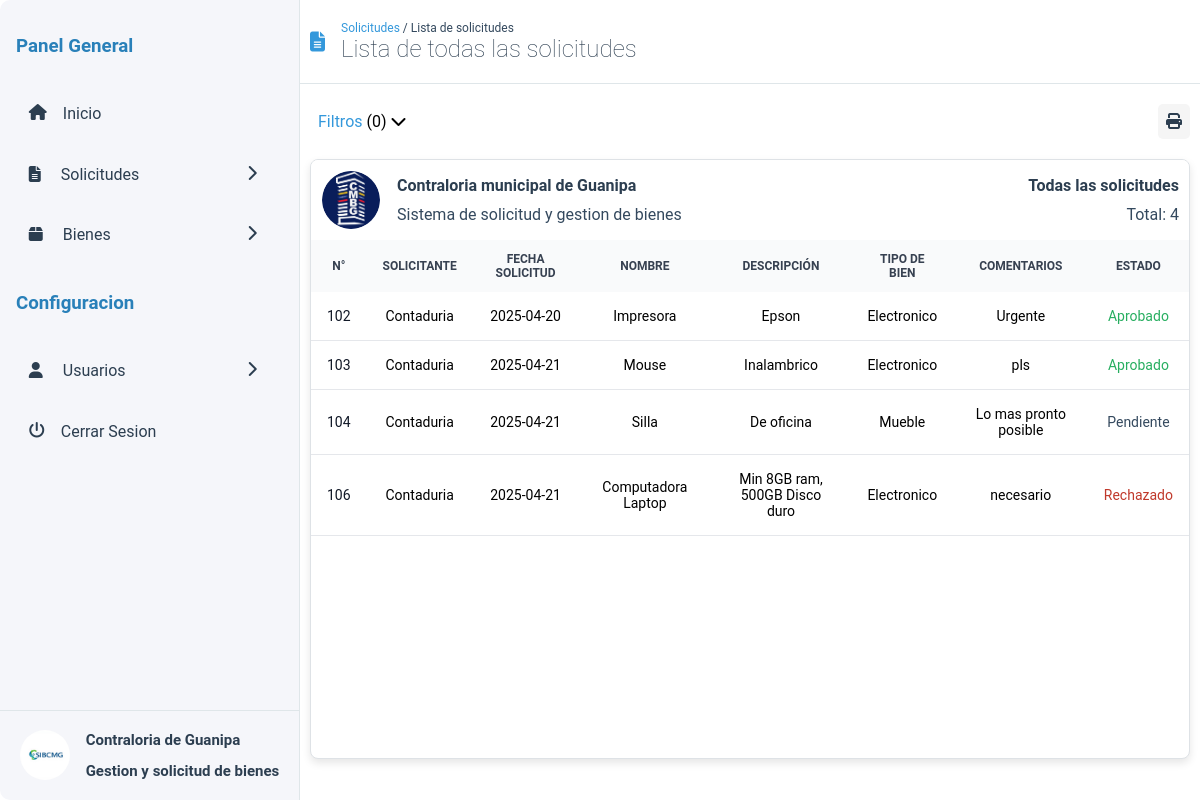
The page /lista-solicitudes.php (signed in) on the database its author committed.
### tables this page shows
CREATE TABLE `solicitudes` (
  `n_solicitud` int(11) NOT NULL,
  `bien` varchar(100) NOT NULL,
  `descripcion` varchar(100) NOT NULL,
  `comentario` varchar(100) NOT NULL,
  `comentario_admin` varchar(100) NOT NULL,
  `tipo_bien` varchar(100) NOT NULL,
  `fecha_solicitud` date NOT NULL DEFAULT current_timestamp(),
  `id_usuario` int(11) NOT NULL,
  `aprobado` int(3) NOT NULL
);

CREATE TABLE `usuario` (
  `n_dependencia` int(11) NOT NULL,
  `nombre_dependencia` varchar(100) NOT NULL,
  `contrasena` varchar(100) NOT NULL,
  `username` varchar(100) NOT NULL,
  `nombre` varchar(100) NOT NULL,
  `apellido` varchar(100) NOT NULL,
  `correo` varchar(100) NOT NULL,
  `cedula` int(11) NOT NULL,
  `admin` tinyint(1) NOT NULL
);

### src/lista-solicitudes.php (the view, shortened to what this page needs)
<!DOCTYPE html>
<html lang="en">
<head>
  <link rel="stylesheet" href="css/lista-bienes.css">
  <link href="assets/fontawesome-free-6.7.2-web/css/all.css" rel="stylesheet" />
</head>
<body>
  <div class="container">
    <?php include 'assets/include/menu.php'?>
    <header class="main__header">
      <i class="fas fa-file-alt"></i>
        <div class="main__header-title">
          <span class="main__header-currentDir"><a href="#menu-request" class="main__header-currentDir--pre">Solicitudes</a> / Lista de solicitudes</span>
          <h2>Lista de todas las solicitudes</h2>
        </div>
    </header>
    <main class="main">
      <?php include 'assets/include/filters.php'; ?>
        <section class="myEstates">
        <div class="myEstates__header">
            <div class="myEstates__header-title">
              <img src="assets/logo-contraloria.jpg" class="myEstates__header-logo" alt="">
              <div class="myEstates__header-data">
                <b>Contraloria municipal de Guanipa</b>
                <span>Sistema de solicitud y gestion de bienes</span>
              </div>
            </div>
            <div class="myEstates__header-info">
              <h4>Todas las solicitudes</h4>
              <span class="myEstates__header-total">Total: <?php
              $query = $conn->query("SELECT COUNT(*) as total FROM solicitudes");
              $row = $query->fetch(PDO::FETCH_ASSOC);
              echo $row['total'];
              ?></span>
            </div>
          </div>
          <table id="goodsTable">
            <thead>
              <tr>
                <th scope="col">N°</th>
                <th scope="col">Solicitante</th>
                <th scope="col">Fecha Solicitud</th>
                <th scope="col">Nombre</th>
                <th scope="col">Descripción</th>
                <th scope="col">Tipo de Bien</th>
                <th scope="col">Comentarios</th>
                <th scope="col">Estado</th>
              </tr>
            </thead>
            <tbody>
              <?php
              foreach ($conn->query('SELECT * from solicitudes INNER JOIN usuario ON solicitudes.id_usuario = usuario.n_dependencia ORDER BY fecha_solicitud') as $row):
              ?>
              <tr class="table-dates estate__item">
                <td scope="row" class="estates-id">
                  <?php echo htmlspecialchars($row['n_solicitud']); ?>
                </td>
                <td>
                  <?php echo htmlspecialchars($row['nombre_dependencia']); ?>
                </td>
                <td class="estates-request">
                  <?php echo htmlspecialchars($row['fecha_solicitud']); ?>
                </td>
                <td class="estates-name">
                  <?php echo htmlspecialchars($row['bien']); ?>
                </td>
                <td class="estates-description">
                  <?php echo htmlspecialchars($row['descripcion']); ?>
                </td>
                <td class="estates-type">
                  <?php echo htmlspecialchars($row['tipo_bien']); ?>
                </td>
                <td>
                  <?php echo htmlspecialchars($row['comentario']); ?>
                </td>
                <td><?php
                  if ($row["aprobado"] == 1) {
                    echo '<span style="color:#27ae60;">Aprobado</span>';
                  } elseif ($row["aprobado"] == 0) {
                    echo '<a href="solicitudes-pendientes.php#menu-request" title="Gestionar solicitudes pendientes" style="color:#34495e;">Pendiente</a">';
                  } else {
                    echo '<a href="solicitudes-rechazadas.php#menu-request" title="Motivo de rechazo: '.$row['comentario_admin'].'" style="color:#c0392b; text-wrap: nowrap;">Rechazado</a>';
                  }
                 ?></td>
              </tr>
              <?php
              endforeach;?>
            </tbody>
          </table>
        </section>
      </main>
  </div>
</body>
</html>

### src/assets/include/menu.php (shortened to what this page needs)
<?php
function isActive($page) {
    return basename($_SERVER['PHP_SELF']) == $page ? 'menu__item--this' : '';
}
?>
<aside class="menu">
    <nav class="menu__nav">
        <h3>Panel General</h3>
        <a href="./index.php" class="menu__item <?php echo isActive('index.php');?>">
            <i class="fas fa-home"></i>
            <span>Inicio</span>
        </a>
            <div id="menu-request" class="menu__item menu__item--selectable">
                <div>
                    <i class="fas fa-file-alt"></i>
                    <span>Solicitudes</span>
                </div>
                <i class="fa-solid fa-chevron-right menu__item-iconDeploy"></i>
            </div>
            <div class="menu__item menu__item--selectable" id="menu-estate">
                <div>
                    <i class="fas fa-box"></i>
                    <span>Bienes</span>
                </div>
                <i class="fa-solid fa-chevron-right menu__item-iconDeploy"></i>
            </div>
        <h3>Configuracion</h3>
            <div id="menu-user" class="menu__item menu__item--selectable">
                <div>
                    <i class="fas fa-user"></i>
                    <span>Usuarios</span>
                </div>
                <i class="fa-solid fa-chevron-right menu__item-iconDeploy"></i>
                </div>
        <a href="logout.php" class="menu__item">
            <i class="fa-solid fa-power-off"></i>
            <span>Cerrar Sesion</span>
        </a>
    </nav>
    <div class="menu__footer">
        <img src="assets/logo-sistema.jpg" alt="Logo Del sistema" class="menu__logo">
        <div class="menu__footer--title">
            <h1>Contraloria de Guanipa</h1>
            <h2>Gestion y solicitud de bienes</h2>
        </div>
    </div>
</aside>

### src/assets/include/filters.php (shortened to what this page needs)
<link rel="stylesheet" href="css/filter.css">
<div class="filters">
  <div class="filter-print">
    <div class="filter__menu-button" id="filter-menu-button">
      <span class="filters--text">Filtros</span>
      <span id="numFilters">(0)</span>
      <i class="fa-solid fa-chevron-down"></i>
    </div>
    <span class="print__button" onclick="window.print()"><i class="fa-solid fa-print"></i></span>
  </div>
</div>

### src/css/lista-bienes.css (style rules this page uses)
:root { --primary-color: #2d3436; --secondary-color: #b2bec3; --tertiary-color: #F9F7F7; --menu-color: #f5f6fa; --menu-color-secondary: #2d3436; }
* { box-sizing: border-box; text-decoration: none; }
body { margin: 0; padding: 0; display: flex; justify-content: center; background: white; align-items: center; height: 100vh; font-family: 'Roboto', sans-serif; font-size: 16px; }
.container { width: 100%; height: 100vh; background-color: white; display: grid; grid-template-areas: "menu header" "menu main" ; grid-template-columns: 300px 1fr; }
.menu__item { text-decoration: none; color: var(--menu-color-secondary); display: flex; cursor: pointer; display: flex; padding: .8em; justify-content: left; width: 90%; border-radius: 10px; user-select: none; }
.main { grid-area: main; margin: 0 10px; }
.main__header { display: flex; align-items: center; gap: 1em; border-bottom: #dfe6e9 1px solid; grid-area: header; padding: 0 10px; }
.main__header-title { display: flex; flex-direction: column; }
.main__header-currentDir { font-size: 12px; color: #34495e; }
.main__header-currentDir--pre { color: #3498db; cursor: pointer; user-select: none; }
.main__header i { color: #3498db; font-size: 20px; border: 1px solid ccc; }
.main__header h2 { color: #2c3e50; font-weight: lighter; padding: 0; margin: 0; }
.myEstates { height: 600px; border-radius: 8px; background: white; width: 100%; position: relative; box-shadow: 0 4px 8px rgba(0, 0, 0, 0.1); border: 1px solid #dee2e6; overflow-y: scroll; user-select: none; }
.myEstates__header { padding: 10px; border-radius: 5px 5px 0 0; width: 100%; align-items: center; display: flex; background: white; justify-content: space-between; z-index: 100; }
.myEstates__header-title { display: flex; width: 50%; gap: 1em; align-items: center; }
.myEstates__header-data { display: flex; flex-direction: column; gap: 10px; color: #34495e; }
.myEstates__header-title b { color: #2c3e50; }
.myEstates__header-logo { width: 60px; border-radius: 50%; border: 1px solid white; }
.myEstates__header-info { display: flex; flex-direction: column; gap: 10px; align-items: end; color: #34495e; }
.myEstates__header-info h4 { color: #2c3e50; margin: 0; padding: 0; }
table { border-collapse: collapse; cursor: pointer; width: 100%; font-size: 14px; }
thead { background: #F9FAFB; font-size: 12px; color: #374151; text-transform: uppercase; }
th, td { text-align: center; max-width: 200px; overflow: hidden; }
td { padding: 1rem; }
th { color: #374151; padding: 12px 1rem; background: #F9FAFB; position: sticky; }
tr.table-dates { border-bottom: 1px solid #e5e7eb; }
td:first-child { color: #111827; }

### src/css/filter.css (style rules this page uses)
.filters { margin: 20px 0; position: relative; }
.filter-print { display: flex; justify-content: space-between; align-items: center; }
.print__button { user-select: none; cursor: pointer; border-radius: 5px; transition: .3s background; padding: .5em; color: #2c3e50; background: whitesmoke; }
.filters--text { color: #3498db; }
.filter__menu-button { cursor: pointer; user-select: none; padding: .5em; border-radius: 5px; transition: background .3s; }

### src/assets/include/menu.php (style rules this page uses)
:root { --menu-color: #f5f6fa; --menu-color-secondary: #2c3e50; }
* { box-sizing: border-box; }
.menu { font-family: 'Roboto', sans-serif; border-radius: 10px 0px 0px 10px; display: flex; flex-direction: column; position: relative; color: black; grid-area: menu; background: var(--menu-color); border-right: #dfe6e9 1px solid; max-height: 100vh; overflow-y: auto; }
.menu h3 { color: #2980b9; }
.menu__footer { padding: .5em 0; width: 100%; display: flex; align-items: center; justify-content: center; gap: 1em; border-top: 1px solid #dfe6e9; position: relative; flex-shrink: 0; }
.menu__footer--title { font-size: 10px; color: var(--menu-color-secondary); }
.menu__logo { width: 50px; height: 50px; border-radius: 50%; }
.menu__nav { display: flex; flex-direction: column; height: 100%; width: 100%; padding: 1em; flex-grow: 1; overflow-y: auto; gap: 1em; }
.menu__item { text-decoration: none; color: var(--menu-color-secondary); display: flex; cursor: pointer; display: flex; padding: .8em; justify-content: left; width: 95%; border-radius: 10px; user-select: none; }
.menu__item--selectable { justify-content: space-between; }
.menu__item span { margin: 0 1em; }
.menu__item-iconDeploy { transition: .3s all; }

### rows shown on the page
solicitudes: n_solicitud "102", id_usuario.nombre_dependencia "Contaduria", fecha_solicitud "2025-04-20", bien "Impresora", descripcion "Epson", tipo_bien "Electronico", comentario "Urgente", aprobado "Aprobado"
solicitudes: n_solicitud "103", id_usuario.nombre_dependencia "Contaduria", fecha_solicitud "2025-04-21", bien "Mouse", descripcion "Inalambrico", tipo_bien "Electronico", comentario "pls", aprobado "Aprobado"
solicitudes: n_solicitud "104", id_usuario.nombre_dependencia "Contaduria", fecha_solicitud "2025-04-21", bien "Silla", descripcion "De oficina", tipo_bien "Mueble", comentario "Lo mas pronto posible", aprobado "Pendiente"
solicitudes: n_solicitud "106", id_usuario.nombre_dependencia "Contaduria", fecha_solicitud "2025-04-21", bien "Computadora Laptop", descripcion "Min 8GB ram, 500GB Disco duro", tipo_bien "Electronico", comentario "necesario"

### other values the page prints
$row['total'] "4"
